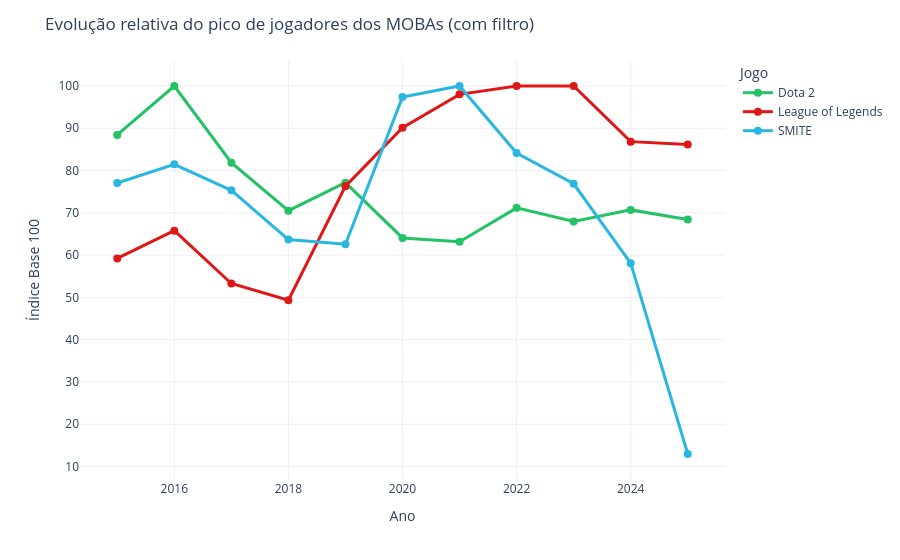

The notebook cell saved with this chart:
### Markdown cell above
## ***Analizes***

### Code cell
df_todos_filtro = pd.read_csv('comparacao_base100_filtro.csv')

fig = px.line(
    df_todos_filtro,
    x='Ano',
    y='Base_100',
    color='Jogo',
    markers=True,
    color_discrete_map={
        'League of Legends': '#DF1717',
        'Dota 2': '#22C265',
        'SMITE': "#29B6E0"
    }
)

fig.update_layout(
    title='Evolução relativa do pico de jogadores dos MOBAs (com filtro)',
    xaxis_title='Ano',
    yaxis_title='Índice Base 100',
    template='plotly_white',
    hovermode='x unified'
)

fig.update_traces(
    line=dict(width=3),
    marker=dict(size=8)
)

fig.show()

### Figure 1 — Plotly figure (JSON) as saved in the notebook; plotly's stock layout.template omitted (floating-point values rounded to 4 significant figures)
{"data": [{"hovertemplate": "Jogo=Dota 2<br>Ano=%{x}<br>Base_100=%{y}<extra></extra>", "legendgroup": "Dota 2", "line": {"color": "#22C265", "dash": "solid", "width": 3}, "marker": {"size": 8, "symbol": "circle"}, "mode": "lines+markers", "name": "Dota 2", "orientation": "v", "showlegend": true, "type": "scatter", "x": [2015, 2016, 2017, 2018, 2019, 2020, 2021, 2022, 2023, 2024, 2025], "xaxis": "x", "y": [88.42, 100.0, 81.87, 70.52, 77.14, 64.06, 63.18, 71.18, 67.98, 70.69, 68.4], "yaxis": "y"}, {"hovertemplate": "Jogo=League of Legends<br>Ano=%{x}<br>Base_100=%{y}<extra></extra>", "legendgroup": "League of Legends", "line": {"color": "#DF1717", "dash": "solid", "width": 3}, "marker": {"size": 8, "symbol": "circle"}, "mode": "lines+markers", "name": "League of Legends", "orientation": "v", "showlegend": true, "type": "scatter", "x": [2015, 2016, 2017, 2018, 2019, 2020, 2021, 2022, 2023, 2024, 2025], "xaxis": "x", "y": [59.21, 65.79, 53.29, 49.34, 76.32, 90.13, 98.03, 100.0, 100.0, 86.84, 86.18], "yaxis": "y"}, {"hovertemplate": "Jogo=SMITE<br>Ano=%{x}<br>Base_100=%{y}<extra></extra>", "legendgroup": "SMITE", "line": {"color": "#29B6E0", "dash": "solid", "width": 3}, "marker": {"size": 8, "symbol": "circle"}, "mode": "lines+markers", "name": "SMITE", "orientation": "v", "showlegend": true, "type": "scatter", "x": [2015, 2016, 2017, 2018, 2019, 2020, 2021, 2022, 2023, 2024, 2025], "xaxis": "x", "y": [77.06, 81.47, 75.33, 63.68, 62.57, 97.37, 100.0, 84.13, 76.87, 58.1, 12.96], "yaxis": "y"}], "layout": {"hovermode": "x unified", "legend": {"title": {"text": "Jogo"}, "tracegroupgap": 0}, "margin": {"t": 60}, "title": {"text": "Evolução relativa do pico de jogadores dos MOBAs (com filtro)"}, "xaxis": {"anchor": "y", "domain": [0, 1], "title": {"text": "Ano"}}, "yaxis": {"anchor": "x", "domain": [0, 1], "title": {"text": "Índice Base 100"}}}}
